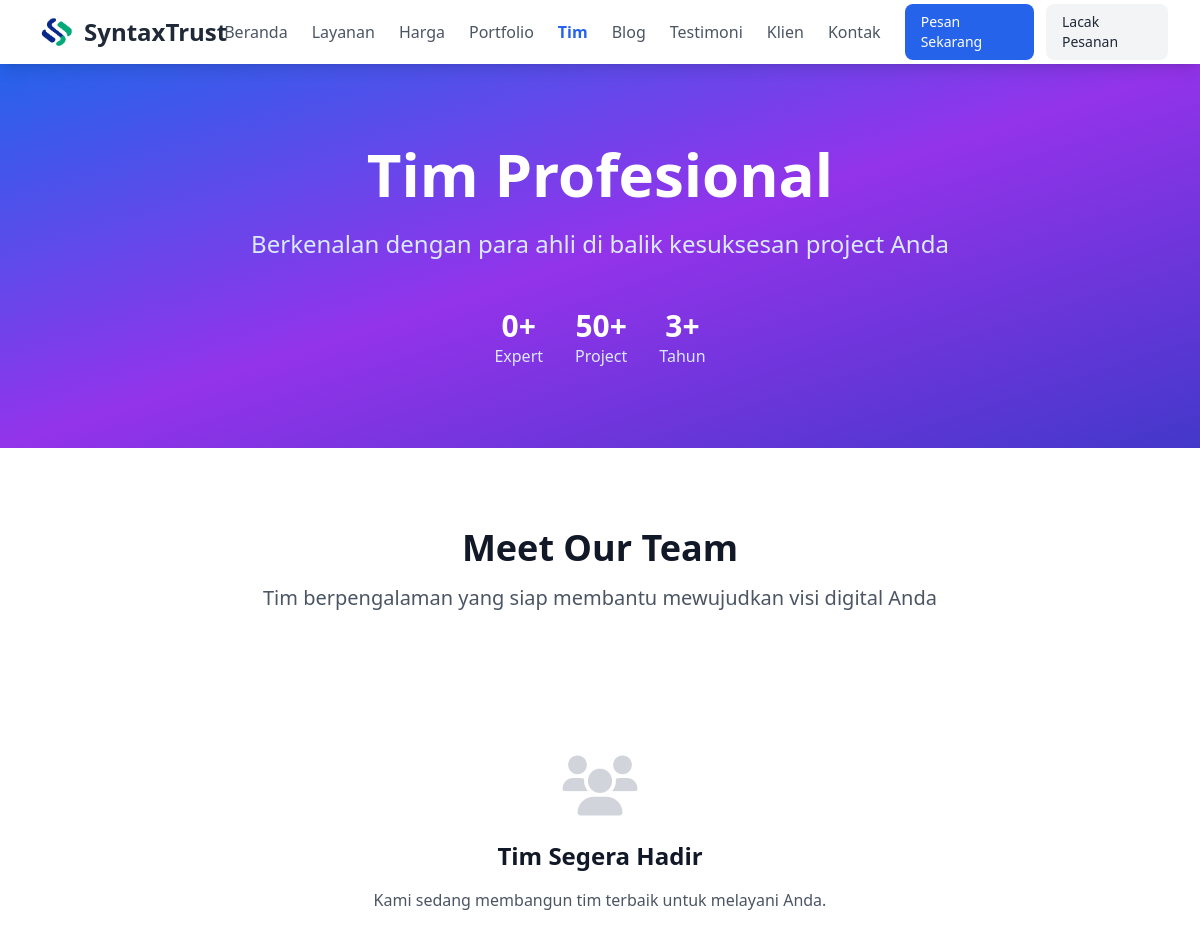
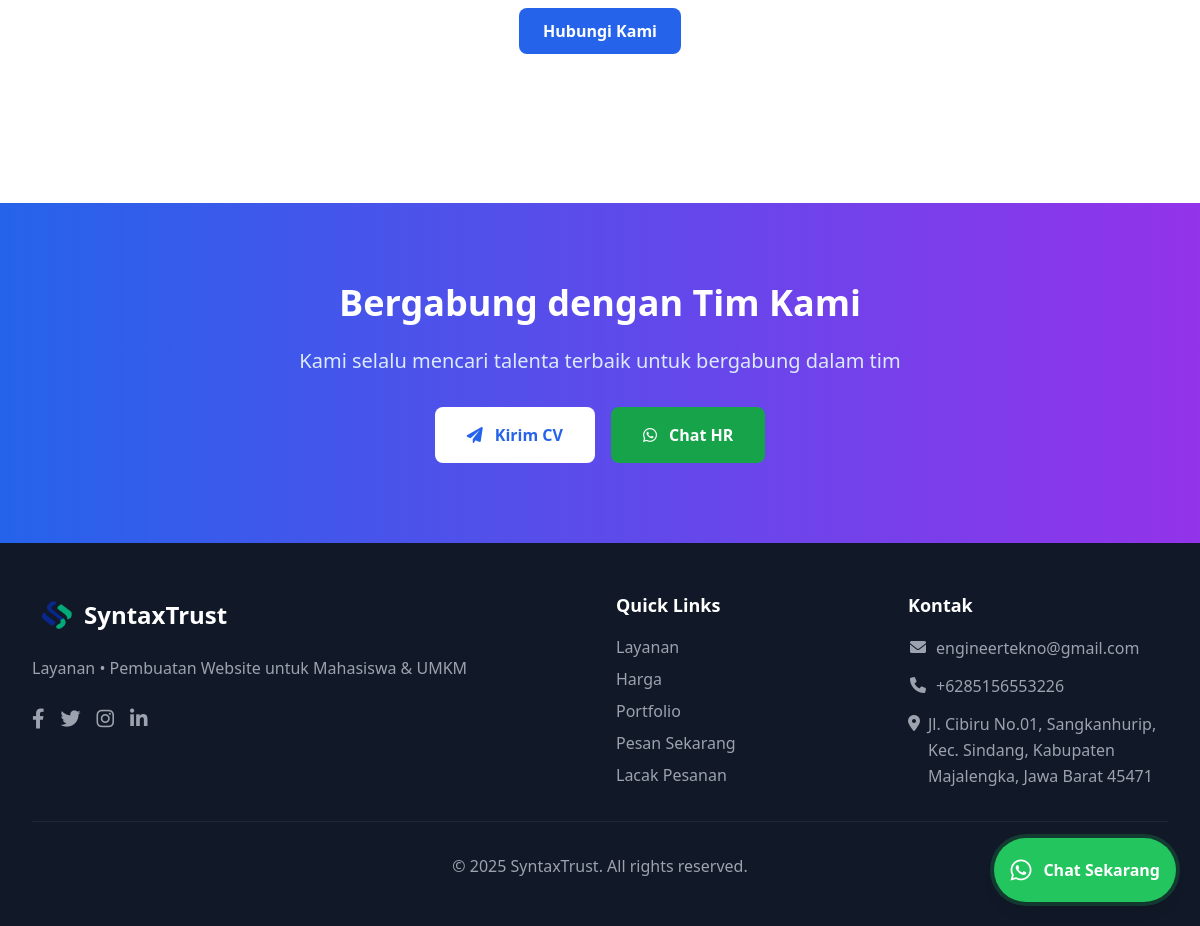
/public/team.php, run on the app's committed database (2 pictures, top to bottom).
### tables this page shows
CREATE TABLE `settings` (
  `id` int(11) NOT NULL,
  `setting_key` varchar(100) NOT NULL,
  `setting_value` text DEFAULT NULL,
  `setting_type` enum('text','number','boolean','json') DEFAULT 'text',
  `description` varchar(255) DEFAULT NULL,
  `is_public` tinyint(1) DEFAULT 1,
  `created_at` timestamp NOT NULL DEFAULT current_timestamp(),
  `updated_at` timestamp NOT NULL DEFAULT current_timestamp() ON UPDATE current_timestamp()
);

### public/includes/helpers.php (called while the page is built, shortened)
<?php
require_once __DIR__ . '/../../config/database.php';
if (!function_exists('getSetting')) {
    function getSetting($key, $default = '') {
        global $pdo;
        try {
            $stmt = $pdo->prepare("SELECT setting_value FROM settings WHERE setting_key = ? AND is_public = 1");
            $stmt->execute([$key]);
            $result = $stmt->fetch(PDO::FETCH_ASSOC);
            return $result ? $result['setting_value'] : $default;
        } catch (Exception $e) {
            return $default;
        }
    }
}
if (!function_exists('h')) {
    function h($string) {
        return htmlspecialchars((string)$string, ENT_QUOTES, 'UTF-8');
    }
}

### public/includes/shared-components.php (the view, shortened to what this page needs)
<?php
function renderNavigation($current_page = '') {
    $site_name = getSetting('site_name', 'SyntaxTrust');
    $nav_items = [
        'index.php' => 'Beranda',
        'services.php' => 'Layanan',
        'pricing.php' => 'Harga',
        'portfolio.php' => 'Portfolio',
        'team.php' => 'Tim',
        'blog.php' => 'Blog',
        'testimonials.php' => 'Testimoni',
        'clients.php' => 'Klien',
        'contact.php' => 'Kontak'
    ];
    $action_items = [
        'checkout.php' => ['label' => 'Pesan Sekarang', 'class' => 'bg-blue-600 text-white px-4 py-2 rounded-lg hover:bg-blue-700'],
        'order-tracking.php' => ['label' => 'Lacak Pesanan', 'class' => 'bg-gray-100 text-gray-800 px-4 py-2 rounded-lg hover:bg-gray-200']
    ];
    ?>
    <nav class="bg-white shadow-lg sticky top-0 z-40">
        <div class="max-w-7xl mx-auto px-4 sm:px-6 lg:px-8">
            <div class="flex justify-between h-16">
                <div class="flex items-center">
                    <a href="index.php" class="flex items-center space-x-1">
                        <img src="assets/img/fix_logo_new.png" alt="<?= h($site_name) ?>" class="h-12 w-12">
                        <span class="text-2xl font-bold text-gray-800"><?= h($site_name) ?></span>
                    </a>
                </div>
                <div class="hidden md:flex items-center space-x-6">
                    <?php foreach ($nav_items as $page => $label): ?>
                    <a href="<?= $page ?>" class="<?= $current_page === $page ? 'text-blue-600 font-semibold' : 'text-gray-600 hover:text-blue-600' ?> transition-colors">
                        <?= $label ?>
                    </a>
                    <?php endforeach; ?>
                    <div class="flex items-center space-x-3 ml-4">
                        <?php foreach ($action_items as $page => $item): ?>
                        <a href="<?= $page ?>" class="<?= $item['class'] ?> transition-colors text-sm font-medium">
                            <?= $item['label'] ?>
                        </a>
                        <?php endforeach; ?>
                    </div>
                </div>
            </div>
        </div>
    </nav>
    <?php
    return ob_get_clean();
}
function renderFooter() {
    $site_name = getSetting('site_name', 'SyntaxTrust');
    $site_description = getSetting('site_description', 'Layanan Pembuatan Website untuk Mahasiswa & UMKM');
    ?>
    <footer class="bg-gray-900 text-white py-12">
        <div class="max-w-7xl mx-auto px-4 sm:px-6 lg:px-8">
            <div class="grid grid-cols-1 md:grid-cols-4 gap-8">
                <div class="md:col-span-2">
                    <div class="flex items-center space-x-1 mb-4">
                        <img src="assets/img/fix_logo_new.png" alt="<?= h($site_name) ?>" class="h-12 w-12">
                        <h3 class="text-2xl font-bold"><?= h($site_name) ?></h3>
                    </div>
                    <p class="text-gray-400 mb-6 leading-relaxed"><?= h($site_description) ?></p>
                    <div class="flex space-x-4">
                        <a href="<?= h(getSetting('social_media_facebook', '#')) ?>" class="text-gray-400 hover:text-white transition-colors">
                            <i class="fab fa-facebook-f text-xl"></i>
                        </a>
                        <a href="<?= h(getSetting('social_media_twitter', '#')) ?>" class="text-gray-400 hover:text-white transition-colors">
                            <i class="fab fa-twitter text-xl"></i>
                        </a>
                        <a href="<?= h(getSetting('social_media_instagram', '#')) ?>" class="text-gray-400 hover:text-white transition-colors">
                            <i class="fab fa-instagram text-xl"></i>
                        </a>
                        <a href="<?= h(getSetting('social_media_linkedin', '#')) ?>" class="text-gray-400 hover:text-white transition-colors">
                            <i class="fab fa-linkedin-in text-xl"></i>
                        </a>
                    </div>
                </div>
                <div>
                    <h4 class="text-lg font-semibold mb-4">Quick Links</h4>
                    <ul class="space-y-2">
                        <li><a href="services.php" class="text-gray-400 hover:text-white transition-colors">Layanan</a></li>
                        <li><a href="pricing.php" class="text-gray-400 hover:text-white transition-colors">Harga</a></li>
                        <li><a href="portfolio.php" class="text-gray-400 hover:text-white transition-colors">Portfolio</a></li>
                        <li><a href="checkout.php" class="text-gray-400 hover:text-white transition-colors">Pesan Sekarang</a></li>
                        <li><a href="order-tracking.php" class="text-gray-400 hover:text-white transition-colors">Lacak Pesanan</a></li>
                    </ul>
                </div>
                <div>
                    <h4 class="text-lg font-semibold mb-4">Kontak</h4>
                    <ul class="space-y-3 text-gray-400">
                        <li class="flex items-start">
                            <i class="fas fa-envelope mt-1 w-5 text-center text-gray-400"></i>
                            <span class="ml-2 leading-relaxed break-words"><?= h(getSetting('contact_email')) ?></span>
                        </li>
                        <li class="flex items-start">
                            <i class="fas fa-phone mt-1 w-5 text-center text-gray-400"></i>
                            <span class="ml-2 leading-relaxed break-words"><?= h(getSetting('contact_phone')) ?></span>
                        </li>
                        <li class="flex items-start">
                            <i class="fas fa-map-marker-alt mt-1 w-5 text-center text-gray-400"></i>
                            <span class="ml-2 leading-relaxed break-words"><?= h(getSetting('address')) ?></span>
                        </li>
                    </ul>
                </div>
            </div>
            <div class="border-t border-gray-800 pt-8 mt-8 text-center">
                <p class="text-gray-400">&copy; <?= date('Y') ?> <?= h($site_name) ?>. All rights reserved.</p>
            </div>
        </div>
    </footer>
    <?php
    return ob_get_clean();
}
function renderWhatsAppButton() {
    $whatsapp = getSetting('company_whatsapp', '6285156553226');
    $clean_number = str_replace(['+', '-', ' '], '', $whatsapp);
    ?>
    <div id="whatsapp-float" class="fixed bottom-6 right-6 z-50">
        <a href="https://wa.me/<?= $clean_number ?>?text=Halo, saya tertarik dengan layanan Anda"
           target="_blank"
           class="bg-green-500 hover:bg-green-600 text-white rounded-full p-4 shadow-lg hover:shadow-xl transition-all duration-300 transform hover:scale-110 flex items-center justify-center group animate-pulse-custom ring-4 ring-green-500/20">
            <i class="fab fa-whatsapp text-2xl"></i>
            <span class="ml-3 font-semibold opacity-100 transition-opacity duration-300 whitespace-nowrap">
                Chat Sekarang
            </span>
        </a>
    </div>
    <?php
    return ob_get_clean();
}
    ?>

### public/includes/shared-components.php (style rules this page uses)
.animate-pulse-custom { animation: pulse 2s infinite; }
* { transition: color 0.2s ease, background-color 0.2s ease, transform 0.2s ease; }

### data on the page
settings: setting_value "SyntaxTrust"
settings: setting_value "Layanan • Pembuatan Website untuk Mahasiswa & UMKM"
settings: setting_value "engineertekno@gmail.com"
settings: setting_value "+6285156553226"
settings: setting_value "Jl. Cibiru No.01, Sangkanhurip, Kec. Sindang, Kabupaten Majalengka, Jawa Barat 45471"

### other printed values
$label "Beranda"
$label "Layanan"
$label "Harga"
$label "Portfolio"
$label "Tim"
$label "Blog"
$label "Testimoni"
$label "Klien"
$label "Kontak"
$item['label'] "Pesan Sekarang"
$item['label'] "Lacak Pesanan"
count($team_members) "0"
